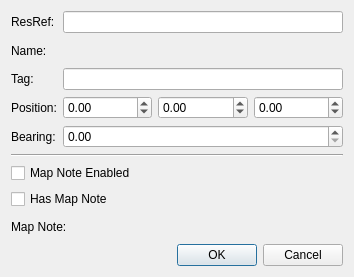
<?xml version="1.0" encoding="UTF-8"?>
<ui version="4.0">
 <class>Dialog</class>
 <widget class="QDialog" name="Dialog">
  <property name="geometry">
   <rect>
    <x>0</x>
    <y>0</y>
    <width>354</width>
    <height>264</height>
   </rect>
  </property>
  <property name="sizePolicy">
   <sizepolicy hsizetype="Fixed" vsizetype="Fixed">
    <horstretch>0</horstretch>
    <verstretch>0</verstretch>
   </sizepolicy>
  </property>
  <property name="windowTitle">
   <string>Edit Waypoint</string>
  </property>
  <layout class="QVBoxLayout" name="verticalLayout">
   <item>
    <layout class="QFormLayout" name="formLayout">
     <item row="0" column="0">
      <widget class="QLabel" name="label">
       <property name="text">
        <string>ResRef:</string>
       </property>
      </widget>
     </item>
     <item row="0" column="1">
      <widget class="QLineEdit" name="resrefEdit">
       <property name="maxLength">
        <number>16</number>
       </property>
      </widget>
     </item>
     <item row="2" column="0">
      <widget class="QLabel" name="label_8">
       <property name="text">
        <string>Tag:</string>
       </property>
      </widget>
     </item>
     <item row="2" column="1">
      <widget class="QLineEdit" name="tagEdit"/>
     </item>
     <item row="3" column="0">
      <widget class="QLabel" name="label_2">
       <property name="text">
        <string>Position:</string>
       </property>
      </widget>
     </item>
     <item row="3" column="1">
      <layout class="QHBoxLayout" name="horizontalLayout">
       <item>
        <widget class="QDoubleSpinBox" name="xPosSpin">
         <property name="minimum">
          <double>-1000000.000000000000000</double>
         </property>
         <property name="maximum">
          <double>1000000.000000000000000</double>
         </property>
        </widget>
       </item>
       <item>
        <widget class="QDoubleSpinBox" name="yPosSpin">
         <property name="minimum">
          <double>-1000000.000000000000000</double>
         </property>
         <property name="maximum">
          <double>1000000.000000000000000</double>
         </property>
        </widget>
       </item>
       <item>
        <widget class="QDoubleSpinBox" name="zPosSpin">
         <property name="minimum">
          <double>-1000000.000000000000000</double>
         </property>
         <property name="maximum">
          <double>1000000.000000000000000</double>
         </property>
        </widget>
       </item>
      </layout>
     </item>
     <item row="4" column="0">
      <widget class="QLabel" name="label_3">
       <property name="text">
        <string>Bearing:</string>
       </property>
      </widget>
     </item>
     <item row="4" column="1">
      <widget class="QDoubleSpinBox" name="bearingSpin">
       <property name="maximum">
        <double>1000000.000000000000000</double>
       </property>
      </widget>
     </item>
     <item row="1" column="0">
      <widget class="QLabel" name="label_11">
       <property name="text">
        <string>Name:</string>
       </property>
      </widget>
     </item>
     <item row="1" column="1">
      <widget class="LocalizedStringLineEdit" name="nameEdit" native="true">
       <property name="minimumSize">
        <size>
         <width>0</width>
         <height>23</height>
        </size>
       </property>
      </widget>
     </item>
    </layout>
   </item>
   <item>
    <widget class="Line" name="line">
     <property name="orientation">
      <enum>Qt::Horizontal</enum>
     </property>
    </widget>
   </item>
   <item>
    <widget class="QCheckBox" name="mapNoteEnableCheck">
     <property name="text">
      <string>Map Note Enabled</string>
     </property>
    </widget>
   </item>
   <item>
    <widget class="QCheckBox" name="hasMapNoteCheck">
     <property name="text">
      <string>Has Map Note</string>
     </property>
    </widget>
   </item>
   <item>
    <layout class="QFormLayout" name="formLayout_3">
     <item row="0" column="0">
      <widget class="QLabel" name="label_10">
       <property name="text">
        <string>Map Note:</string>
       </property>
      </widget>
     </item>
     <item row="0" column="1">
      <widget class="LocalizedStringLineEdit" name="mapNoteEdit" native="true">
       <property name="minimumSize">
        <size>
         <width>0</width>
         <height>23</height>
        </size>
       </property>
      </widget>
     </item>
    </layout>
   </item>
   <item>
    <widget class="QDialogButtonBox" name="buttonBox">
     <property name="orientation">
      <enum>Qt::Horizontal</enum>
     </property>
     <property name="standardButtons">
      <set>QDialogButtonBox::Cancel|QDialogButtonBox::Ok</set>
     </property>
    </widget>
   </item>
  </layout>
 </widget>
 <customwidgets>
  <customwidget>
   <class>LocalizedStringLineEdit</class>
   <extends>QWidget</extends>
   <header location="global">toolset.gui.widgets.locstring_edit</header>
   <container>1</container>
  </customwidget>
 </customwidgets>
 <resources/>
 <connections>
  <connection>
   <sender>buttonBox</sender>
   <signal>accepted()</signal>
   <receiver>Dialog</receiver>
   <slot>accept()</slot>
   <hints>
    <hint type="sourcelabel">
     <x>248</x>
     <y>254</y>
    </hint>
    <hint type="destinationlabel">
     <x>157</x>
     <y>274</y>
    </hint>
   </hints>
  </connection>
  <connection>
   <sender>buttonBox</sender>
   <signal>rejected()</signal>
   <receiver>Dialog</receiver>
   <slot>reject()</slot>
   <hints>
    <hint type="sourcelabel">
     <x>316</x>
     <y>260</y>
    </hint>
    <hint type="destinationlabel">
     <x>286</x>
     <y>274</y>
    </hint>
   </hints>
  </connection>
 </connections>
</ui>
